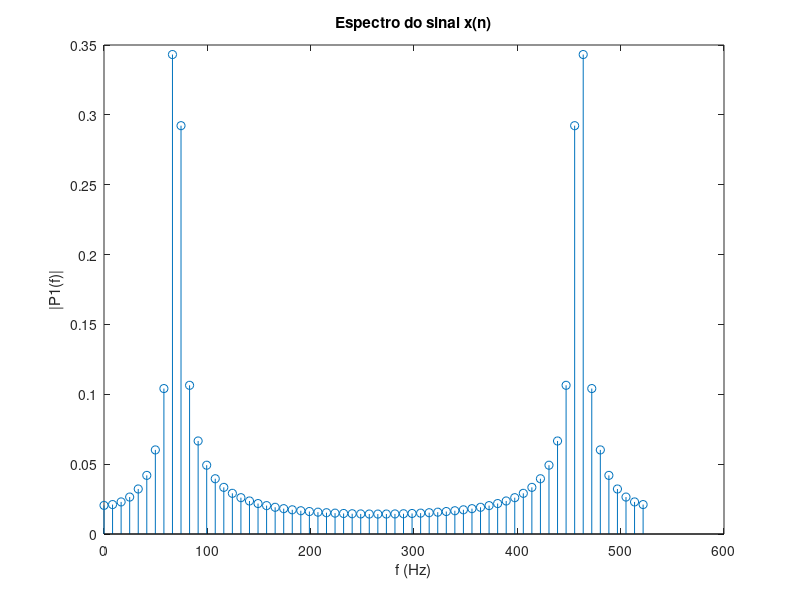

The MATLAB script that drew this image:
close all, clear all, clc;
w = importdata('rect.mat');
n = [0:3599];
fs = 530;
T = 1/fs;
%L = length(n);
L = 64;
t = (0:L-1)/fs;
X = w'.*cos(2*pi*70*t + pi);
%X=[zeros(1,500) X zeros(1,500)];
Y = fft(X);
P = abs(Y/L);
%f = (fs/L)*(n(1:end));
f = (fs/L)*(n(1:L))
figure();
stem(f,P);
title('Espectro do sinal x(n)')
xlabel('f (Hz)')
ylabel('|P1(f)|')

